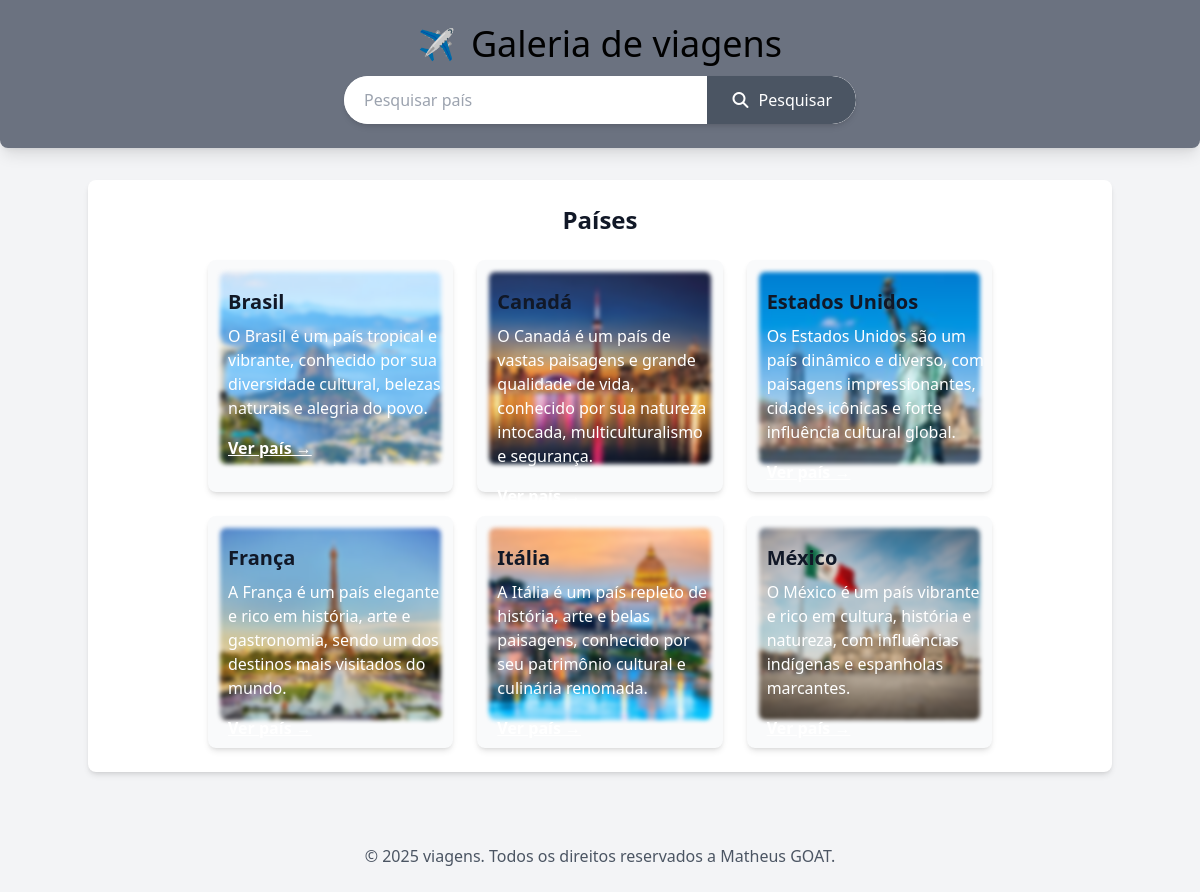
The app's page /, older data.
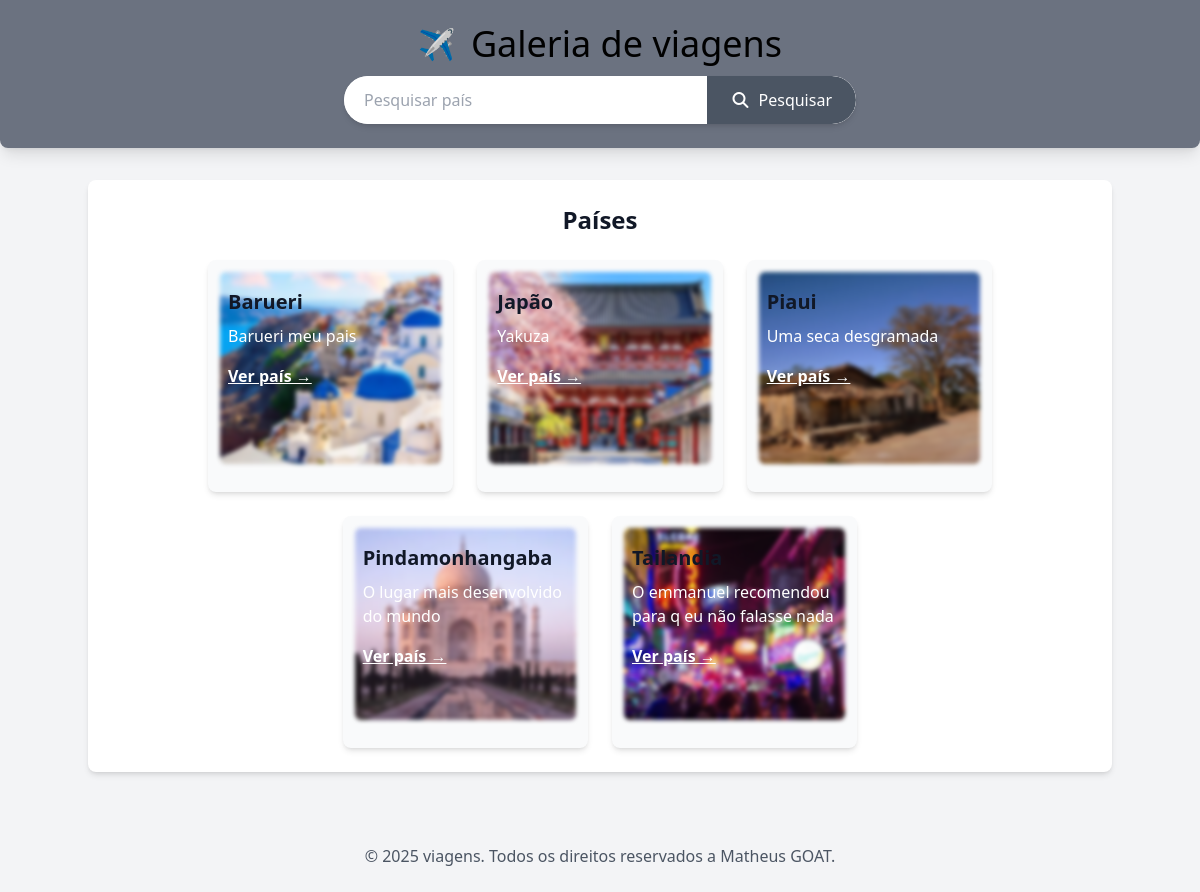
The same page, newer data.
### galeria/models.py (models this page shows, shortened)
class Pais(models.Model):
    title = models.CharField(max_length=200)
    description = models.TextField()
    tourism = models.TextField()
    image = models.ImageField(upload_to='galeria/images/', blank=True, null=True)
    created_at = models.DateTimeField(auto_now_add=True)
    updated_at = models.DateTimeField(auto_now=True)
    class Meta:
        verbose_name = "Pais"
        verbose_name_plural = "Paises"
        ordering = ['title']

### galeria/views.py (the view)
# urls.py: path('', views.home, name='home'),
def home(request):
    paises = Pais.objects.all()
    return render(request, "galeria/home.html", {'paises':paises})

### galeria/templates/galeria/home.html (shortened to what this page needs)
    {% extends 'galeria/base.html' %}
    {% block content %}
        <h2 class="text-2xl font-semibold mb-6 text-center">
            Países
        </h2>
        <div class="flex flex-wrap justify-center gap-6">
            {% for pais in paises %}
            <div
                class="w-full relative sm:w-[calc(50%-1.5rem)] lg:w-[calc(33.333%-5rem)] bg-gray-50 p-3 rounded-lg shadow-md hover:shadow-lg transition-shadow duration-300 ease-in-out">
                {% if pais.image %}
                    <img src="{{ pais.image.url }}" alt=""
                    class="w-full h-48 object-cover blur-[2px] rounded-md mb-4">
                {% endif %}
                <div class="absolute top-5 p-2 ">
                    <h3 class="text-xl font-bold mb-2 text-gray-900">{{pais.title}}</h3>
                    <p class="text-white mb-4">{{pais.description}}</p>
                    <a href="{% url 'pais_detail' id=pais.id%}"
                        class="text-white underline hover:text-blue-700 font-semibold">Ver país &rarr;</a>
                </div>
            </div>
            {% endfor %}
        </div>
    {% endblock %}

### galeria/templates/galeria/base.html (shortened to what this page needs)
<!DOCTYPE html>
<html lang="en">
<head>
    <script src="https://cdn.tailwindcss.com"></script>
    <link rel="stylesheet" href="https://cdnjs.cloudflare.com/ajax/libs/font-awesome/7.0.0/css/all.min.css"
 />
</head>
<body class="bg-gray-100 text-gray-900">
    <header class="bg-gray-500 text-white p-6 shadow-lg rounded-b-lg">
        <div class="container mx-auto flex flex-col gap-3 items-center">
            <div class="flex items-center">
                <div class="text-3xl mr-4">
                    ✈
                </div>
                <h1 class="text-4xl text-black text-center sm:text-left">
                    Galeria de viagens
                </h1>
            </div>
            <form method="get" action="{% url 'pesquisar_pais' %}"
            class="w-full max-w-lg flex bg-white rounded-full shadow-md overflow-hidden">
                <input type="text" name="q" placeholder="Pesquisar país"
                class="flex-grow p-3 text-gray-700 focus:outline-none focus:ring-2 focus:ring-orange-500 rounded-l-full pl-5">
                <button type="submit" class="bg-gray-600 hover:bg-blue-900 text-white p-3 px-6 rounded-r-full transition duration-300 ease-in-out flex items-center justify-center"><i class="fas fa-search mr-2"></i> Pesquisar</button>
            </form>
        </div>
    </header>
    <main class="container mx-auto p-6 mt-8 bg-white rounded-lg shadow-md">
        {% block content %}{% endblock %}
    </main>
    <footer class="mt-12 p-6 text-center text-gray-600">
        <p>&copy; 2025 viagens. Todos os direitos reservados a Matheus GOAT.</p>
    </footer>
</body>
</html>

Row changes from the older to the newer data that the page shows:
removed Pais: image (picture), title "Brasil", description "O Brasil é um país tropical e vibrante, conhecido por sua diversidade cultural, belezas naturais e alegria do povo."
removed Pais: image (picture), title "Canadá", description "O Canadá é um país de vastas paisagens e grande qualidade de vida, conhecido por sua natureza intocada, multiculturalismo e segurança."
removed Pais: image (picture), title "Estados Unidos", description "Os Estados Unidos são um país dinâmico e diverso, com paisagens impressionantes, cidades icônicas e forte influência cultural global."
removed Pais: image (picture), title "França", description "A França é um país elegante e rico em história, arte e gastronomia, sendo um dos destinos mais visitados do mundo."
removed Pais: image (picture), title "Itália", description "A Itália é um país repleto de história, arte e belas paisagens, conhecido por seu patrimônio cultural e culinária renomada."
removed Pais: image (picture), title "México", description "O México é um país vibrante e rico em cultura, história e natureza, com influências indígenas e espanholas marcantes."
added Pais: image (picture), title "Barueri", description "Barueri meu pais"
added Pais: image (picture), title "Japão", description "Yakuza"
added Pais: image (picture), title "Piaui", description "Uma seca desgramada"
added Pais: image (picture), title "Pindamonhangaba", description "O lugar mais desenvolvido do mundo"
added Pais: image (picture), title "Tailandia", description "O emmanuel recomendou para q eu não falasse nada"
